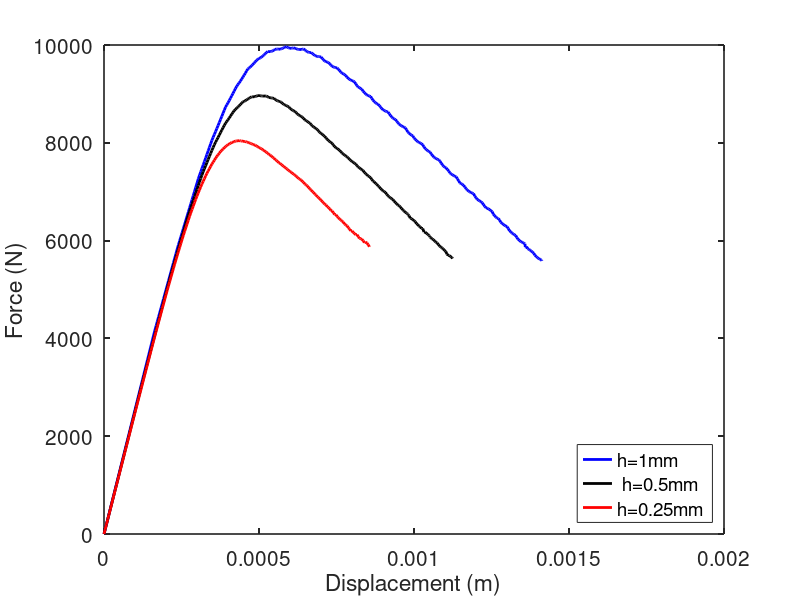

Here is the MATLAB script that generated this plot:
A=load('1ux.txt');
displacement1= A(:,2);

B = load('1fx.txt');
force1 = B(:,2);

C=load('0.5ux.txt');
displacement05 = C(:,2);

D= load('0.5fx.txt');
force05= D(:,2);

E=load('0.25ux.txt');
displacement025= E(:,2);

F= load('0.25fx.txt');
force025 = F(:,2);




figure(1,'position',[50,50,1300,950])
plot(displacement1,force1,'b-',"linewidth", 2) 

hold on
plot(displacement05,force05,'k-',"linewidth", 2)

hold on
plot(displacement025,force025,'r-',"linewidth", 2) 
legend('h=1mm',' h=0.5mm','h=0.25mm','Location','SouthEast', "fontsize", 10)
set(gca, "linewidth",1.2, "fontsize", 15)


xlabel('Displacement (m)')
ylabel('Force (N)')




